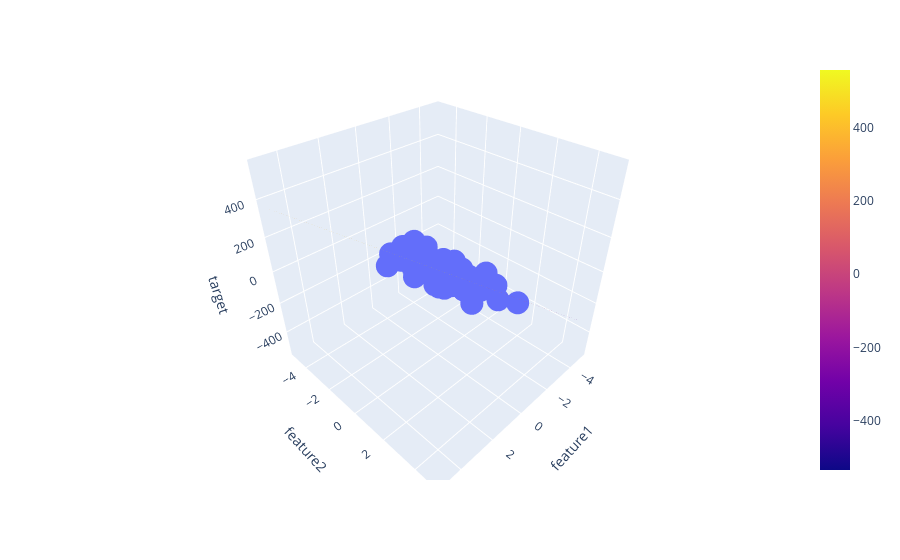

Here is the notebook cell this chart was saved with:
### Code cell
fig = px.scatter_3d(df, x = 'feature1' , y ='feature2', z='target')

fig.add_trace(go.Surface(x = x, y = y, z =z ))

fig.show()
